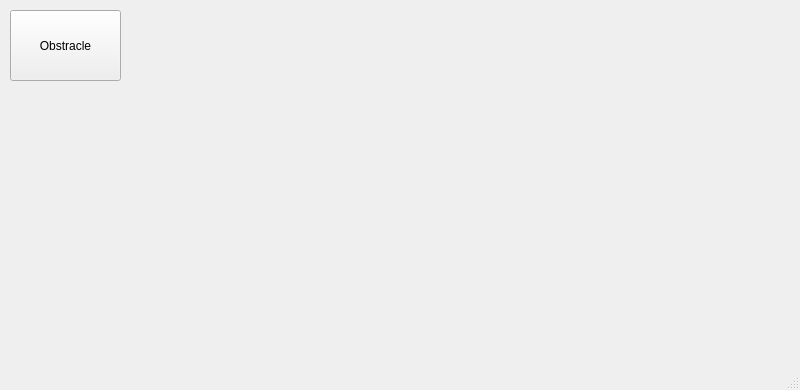
<?xml version="1.0" encoding="UTF-8"?>
<ui version="4.0">
 <class>MainWindow</class>
 <widget class="QMainWindow" name="MainWindow">
  <property name="geometry">
   <rect>
    <x>0</x>
    <y>0</y>
    <width>800</width>
    <height>390</height>
   </rect>
  </property>
  <property name="windowTitle">
   <string>ImportObstraclesTools</string>
  </property>
  <widget class="QWidget" name="centralwidget">
   <layout class="QGridLayout" name="gridLayout">
    <property name="leftMargin">
     <number>0</number>
    </property>
    <property name="topMargin">
     <number>0</number>
    </property>
    <property name="rightMargin">
     <number>0</number>
    </property>
    <property name="bottomMargin">
     <number>0</number>
    </property>
    <item row="0" column="0">
     <widget class="QStackedWidget" name="stackedWidget">
      <property name="currentIndex">
       <number>0</number>
      </property>
      <widget class="QWidget" name="menuPage">
       <widget class="QPushButton" name="obstracleButton">
        <property name="geometry">
         <rect>
          <x>10</x>
          <y>10</y>
          <width>111</width>
          <height>71</height>
         </rect>
        </property>
        <property name="text">
         <string>Obstracle</string>
        </property>
       </widget>
      </widget>
     </widget>
    </item>
   </layout>
  </widget>
  <widget class="QStatusBar" name="statusBar"/>
 </widget>
 <resources/>
 <connections/>
</ui>
